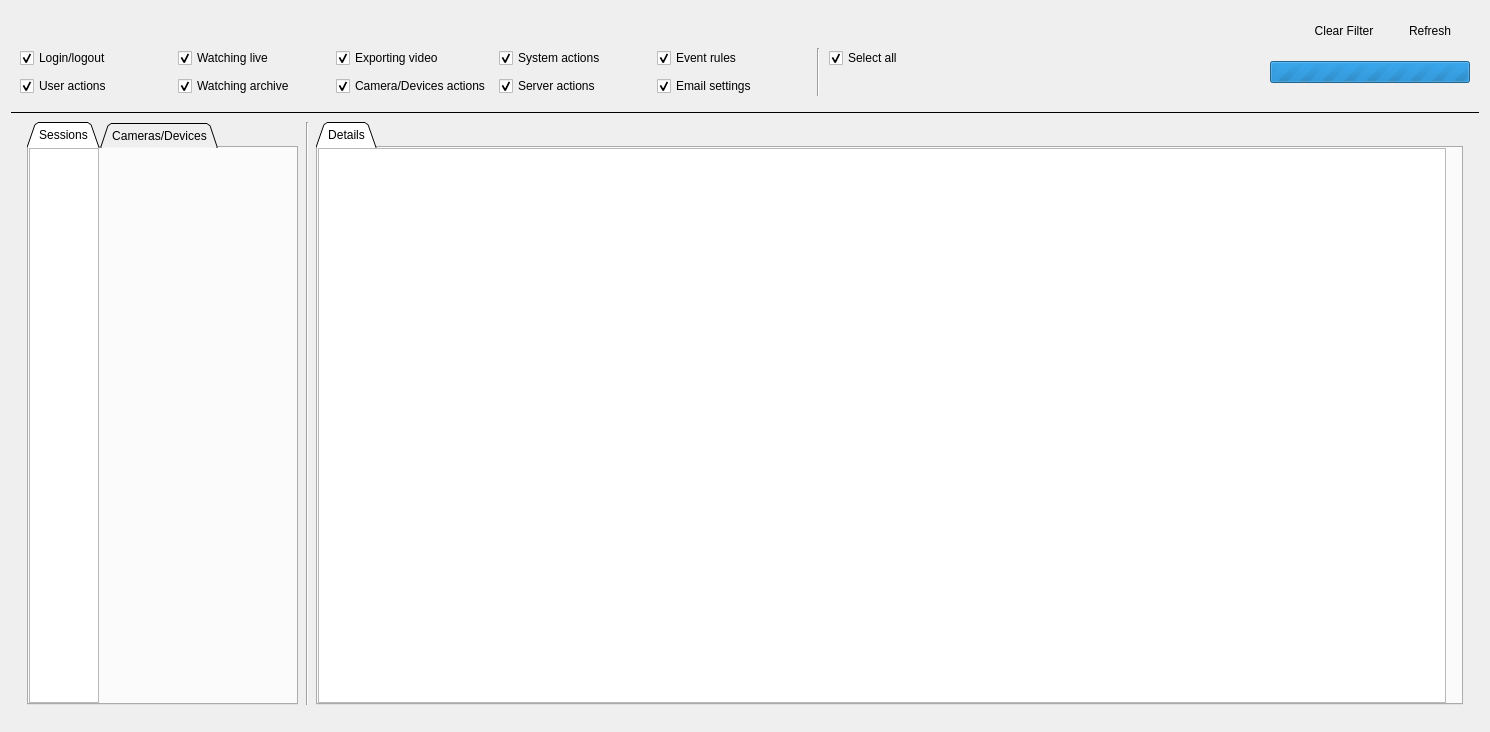
<?xml version="1.0" encoding="UTF-8"?>
<ui version="4.0">
 <class>AuditLogDialog</class>
 <widget class="QDialog" name="AuditLogDialog">
  <property name="geometry">
   <rect>
    <x>0</x>
    <y>0</y>
    <width>1490</width>
    <height>732</height>
   </rect>
  </property>
  <property name="minimumSize">
   <size>
    <width>1200</width>
    <height>0</height>
   </size>
  </property>
  <property name="windowTitle">
   <string>Audit Trail</string>
  </property>
  <layout class="QVBoxLayout" name="verticalLayout">
   <item>
    <widget class="QnPanel" name="panelWidget" native="true">
     <layout class="QGridLayout" name="gridLayout">
      <item row="0" column="0">
       <widget class="QnDateRangeWidget" name="dateRangeWidget" native="true"/>
      </item>
      <item row="0" column="1">
       <widget class="QnSearchLineEdit" name="filterLineEdit" native="true">
        <property name="sizePolicy">
         <sizepolicy hsizetype="Expanding" vsizetype="Preferred">
          <horstretch>0</horstretch>
          <verstretch>0</verstretch>
         </sizepolicy>
        </property>
       </widget>
      </item>
      <item row="0" column="2">
       <widget class="QPushButton" name="clearFilterButton">
        <property name="focusPolicy">
         <enum>Qt::TabFocus</enum>
        </property>
        <property name="text">
         <string>Clear Filter</string>
        </property>
        <property name="autoDefault">
         <bool>false</bool>
        </property>
        <property name="flat">
         <bool>true</bool>
        </property>
       </widget>
      </item>
      <item row="0" column="3">
       <widget class="QPushButton" name="refreshButton">
        <property name="focusPolicy">
         <enum>Qt::TabFocus</enum>
        </property>
        <property name="text">
         <string>Refresh</string>
        </property>
        <property name="autoDefault">
         <bool>false</bool>
        </property>
        <property name="flat">
         <bool>true</bool>
        </property>
       </widget>
      </item>
      <item row="1" column="0" colspan="4">
       <layout class="QHBoxLayout" name="horizontalLayout_3">
        <item>
         <layout class="QGridLayout" name="checkboxesLayout">
          <property name="spacing">
           <number>8</number>
          </property>
          <item row="1" column="0">
           <widget class="QCheckBox" name="checkBoxUsers">
            <property name="sizePolicy">
             <sizepolicy hsizetype="Minimum" vsizetype="Fixed">
              <horstretch>0</horstretch>
              <verstretch>0</verstretch>
             </sizepolicy>
            </property>
            <property name="minimumSize">
             <size>
              <width>150</width>
              <height>0</height>
             </size>
            </property>
            <property name="text">
             <string>User actions</string>
            </property>
            <property name="checked">
             <bool>true</bool>
            </property>
           </widget>
          </item>
          <item row="0" column="6">
           <widget class="QCheckBox" name="selectAllCheckBox">
            <property name="sizePolicy">
             <sizepolicy hsizetype="Minimum" vsizetype="Fixed">
              <horstretch>0</horstretch>
              <verstretch>0</verstretch>
             </sizepolicy>
            </property>
            <property name="text">
             <string>Select all</string>
            </property>
            <property name="checked">
             <bool>true</bool>
            </property>
           </widget>
          </item>
          <item row="1" column="3">
           <widget class="QCheckBox" name="checkBoxServers">
            <property name="sizePolicy">
             <sizepolicy hsizetype="Minimum" vsizetype="Fixed">
              <horstretch>0</horstretch>
              <verstretch>0</verstretch>
             </sizepolicy>
            </property>
            <property name="minimumSize">
             <size>
              <width>150</width>
              <height>0</height>
             </size>
            </property>
            <property name="text">
             <string>Server actions</string>
            </property>
            <property name="checked">
             <bool>true</bool>
            </property>
           </widget>
          </item>
          <item row="0" column="4">
           <widget class="QCheckBox" name="checkBoxBRules">
            <property name="sizePolicy">
             <sizepolicy hsizetype="Minimum" vsizetype="Fixed">
              <horstretch>0</horstretch>
              <verstretch>0</verstretch>
             </sizepolicy>
            </property>
            <property name="minimumSize">
             <size>
              <width>150</width>
              <height>0</height>
             </size>
            </property>
            <property name="text">
             <string>Event rules</string>
            </property>
            <property name="checked">
             <bool>true</bool>
            </property>
           </widget>
          </item>
          <item row="0" column="2">
           <widget class="QCheckBox" name="checkBoxExport">
            <property name="sizePolicy">
             <sizepolicy hsizetype="Minimum" vsizetype="Fixed">
              <horstretch>0</horstretch>
              <verstretch>0</verstretch>
             </sizepolicy>
            </property>
            <property name="minimumSize">
             <size>
              <width>150</width>
              <height>0</height>
             </size>
            </property>
            <property name="text">
             <string>Exporting video</string>
            </property>
            <property name="checked">
             <bool>true</bool>
            </property>
           </widget>
          </item>
          <item row="1" column="2">
           <widget class="QCheckBox" name="checkBoxCameras">
            <property name="sizePolicy">
             <sizepolicy hsizetype="Minimum" vsizetype="Fixed">
              <horstretch>0</horstretch>
              <verstretch>0</verstretch>
             </sizepolicy>
            </property>
            <property name="minimumSize">
             <size>
              <width>150</width>
              <height>0</height>
             </size>
            </property>
            <property name="text">
             <string notr="true">Camera/Devices actions</string>
            </property>
            <property name="checked">
             <bool>true</bool>
            </property>
           </widget>
          </item>
          <item row="0" column="3">
           <widget class="QCheckBox" name="checkBoxSystem">
            <property name="sizePolicy">
             <sizepolicy hsizetype="Minimum" vsizetype="Fixed">
              <horstretch>0</horstretch>
              <verstretch>0</verstretch>
             </sizepolicy>
            </property>
            <property name="minimumSize">
             <size>
              <width>150</width>
              <height>0</height>
             </size>
            </property>
            <property name="text">
             <string>System actions</string>
            </property>
            <property name="checked">
             <bool>true</bool>
            </property>
           </widget>
          </item>
          <item row="1" column="1">
           <widget class="QCheckBox" name="checkBoxArchive">
            <property name="sizePolicy">
             <sizepolicy hsizetype="Minimum" vsizetype="Fixed">
              <horstretch>0</horstretch>
              <verstretch>0</verstretch>
             </sizepolicy>
            </property>
            <property name="minimumSize">
             <size>
              <width>150</width>
              <height>0</height>
             </size>
            </property>
            <property name="text">
             <string>Watching archive</string>
            </property>
            <property name="checked">
             <bool>true</bool>
            </property>
           </widget>
          </item>
          <item row="0" column="1">
           <widget class="QCheckBox" name="checkBoxLive">
            <property name="sizePolicy">
             <sizepolicy hsizetype="Minimum" vsizetype="Fixed">
              <horstretch>0</horstretch>
              <verstretch>0</verstretch>
             </sizepolicy>
            </property>
            <property name="minimumSize">
             <size>
              <width>150</width>
              <height>0</height>
             </size>
            </property>
            <property name="text">
             <string>Watching live</string>
            </property>
            <property name="checked">
             <bool>true</bool>
            </property>
           </widget>
          </item>
          <item row="0" column="5" rowspan="2">
           <widget class="Line" name="verticalLine">
            <property name="minimumSize">
             <size>
              <width>6</width>
              <height>0</height>
             </size>
            </property>
            <property name="frameShadow">
             <enum>QFrame::Sunken</enum>
            </property>
            <property name="lineWidth">
             <number>1</number>
            </property>
            <property name="orientation">
             <enum>Qt::Vertical</enum>
            </property>
           </widget>
          </item>
          <item row="0" column="0">
           <widget class="QCheckBox" name="checkBoxLogin">
            <property name="sizePolicy">
             <sizepolicy hsizetype="Minimum" vsizetype="Fixed">
              <horstretch>0</horstretch>
              <verstretch>0</verstretch>
             </sizepolicy>
            </property>
            <property name="minimumSize">
             <size>
              <width>150</width>
              <height>0</height>
             </size>
            </property>
            <property name="text">
             <string>Login/logout</string>
            </property>
            <property name="checked">
             <bool>true</bool>
            </property>
           </widget>
          </item>
          <item row="1" column="4">
           <widget class="QCheckBox" name="checkBoxEmail">
            <property name="sizePolicy">
             <sizepolicy hsizetype="Minimum" vsizetype="Fixed">
              <horstretch>0</horstretch>
              <verstretch>0</verstretch>
             </sizepolicy>
            </property>
            <property name="minimumSize">
             <size>
              <width>150</width>
              <height>0</height>
             </size>
            </property>
            <property name="text">
             <string>Email settings</string>
            </property>
            <property name="checked">
             <bool>true</bool>
            </property>
           </widget>
          </item>
         </layout>
        </item>
        <item>
         <spacer name="horizontalSpacer">
          <property name="orientation">
           <enum>Qt::Horizontal</enum>
          </property>
          <property name="sizeHint" stdset="0">
           <size>
            <width>40</width>
            <height>20</height>
           </size>
          </property>
         </spacer>
        </item>
        <item>
         <widget class="QProgressBar" name="loadingProgressBar">
          <property name="sizePolicy">
           <sizepolicy hsizetype="Fixed" vsizetype="Fixed">
            <horstretch>0</horstretch>
            <verstretch>0</verstretch>
           </sizepolicy>
          </property>
          <property name="minimumSize">
           <size>
            <width>200</width>
            <height>0</height>
           </size>
          </property>
          <property name="maximum">
           <number>0</number>
          </property>
          <property name="value">
           <number>-1</number>
          </property>
         </widget>
        </item>
       </layout>
      </item>
     </layout>
    </widget>
   </item>
   <item>
    <widget class="Line" name="line">
     <property name="frameShadow">
      <enum>QFrame::Plain</enum>
     </property>
     <property name="orientation">
      <enum>Qt::Horizontal</enum>
     </property>
    </widget>
   </item>
   <item>
    <widget class="QStackedWidget" name="stackedWidget">
     <property name="sizePolicy">
      <sizepolicy hsizetype="Preferred" vsizetype="Preferred">
       <horstretch>0</horstretch>
       <verstretch>0</verstretch>
      </sizepolicy>
     </property>
     <property name="currentIndex">
      <number>0</number>
     </property>
     <widget class="QWidget" name="gridPage">
      <layout class="QHBoxLayout" name="horizontalLayout_2" stretch="0,0,0">
       <property name="leftMargin">
        <number>16</number>
       </property>
       <property name="topMargin">
        <number>2</number>
       </property>
       <property name="rightMargin">
        <number>16</number>
       </property>
       <property name="bottomMargin">
        <number>16</number>
       </property>
       <item>
        <widget class="QTabWidget" name="mainTabWidget">
         <property name="sizePolicy">
          <sizepolicy hsizetype="Fixed" vsizetype="Expanding">
           <horstretch>0</horstretch>
           <verstretch>0</verstretch>
          </sizepolicy>
         </property>
         <property name="tabShape">
          <enum>QTabWidget::Triangular</enum>
         </property>
         <property name="currentIndex">
          <number>0</number>
         </property>
         <widget class="QWidget" name="sessionsTab">
          <property name="sizePolicy">
           <sizepolicy hsizetype="Preferred" vsizetype="Preferred">
            <horstretch>0</horstretch>
            <verstretch>0</verstretch>
           </sizepolicy>
          </property>
          <attribute name="title">
           <string>Sessions</string>
          </attribute>
          <layout class="QVBoxLayout" name="sessionsTabLayout">
           <property name="spacing">
            <number>0</number>
           </property>
           <property name="leftMargin">
            <number>0</number>
           </property>
           <property name="topMargin">
            <number>0</number>
           </property>
           <property name="rightMargin">
            <number>11</number>
           </property>
           <property name="bottomMargin">
            <number>0</number>
           </property>
           <item>
            <widget class="QnCheckableTableView" name="gridMaster">
             <property name="sizePolicy">
              <sizepolicy hsizetype="Fixed" vsizetype="Expanding">
               <horstretch>0</horstretch>
               <verstretch>0</verstretch>
              </sizepolicy>
             </property>
             <property name="mouseTracking">
              <bool>true</bool>
             </property>
             <property name="contextMenuPolicy">
              <enum>Qt::CustomContextMenu</enum>
             </property>
             <property name="verticalScrollBarPolicy">
              <enum>Qt::ScrollBarAsNeeded</enum>
             </property>
             <property name="horizontalScrollBarPolicy">
              <enum>Qt::ScrollBarAlwaysOff</enum>
             </property>
             <property name="sizeAdjustPolicy">
              <enum>QAbstractScrollArea::AdjustToContents</enum>
             </property>
             <property name="alternatingRowColors">
              <bool>true</bool>
             </property>
             <property name="selectionBehavior">
              <enum>QAbstractItemView::SelectRows</enum>
             </property>
             <property name="showGrid">
              <bool>false</bool>
             </property>
             <property name="sortingEnabled">
              <bool>true</bool>
             </property>
             <attribute name="verticalHeaderVisible">
              <bool>false</bool>
             </attribute>
            </widget>
           </item>
          </layout>
         </widget>
         <widget class="QWidget" name="camerasTab">
          <property name="sizePolicy">
           <sizepolicy hsizetype="Preferred" vsizetype="Preferred">
            <horstretch>0</horstretch>
            <verstretch>0</verstretch>
           </sizepolicy>
          </property>
          <attribute name="title">
           <string notr="true">Cameras/Devices</string>
          </attribute>
          <layout class="QVBoxLayout" name="camerasTabLayout">
           <property name="spacing">
            <number>0</number>
           </property>
           <property name="sizeConstraint">
            <enum>QLayout::SetDefaultConstraint</enum>
           </property>
           <property name="leftMargin">
            <number>0</number>
           </property>
           <property name="topMargin">
            <number>0</number>
           </property>
           <property name="rightMargin">
            <number>11</number>
           </property>
           <property name="bottomMargin">
            <number>0</number>
           </property>
           <item>
            <widget class="QnCheckableTableView" name="gridCameras">
             <property name="sizePolicy">
              <sizepolicy hsizetype="Minimum" vsizetype="Expanding">
               <horstretch>0</horstretch>
               <verstretch>0</verstretch>
              </sizepolicy>
             </property>
             <property name="mouseTracking">
              <bool>true</bool>
             </property>
             <property name="contextMenuPolicy">
              <enum>Qt::CustomContextMenu</enum>
             </property>
             <property name="verticalScrollBarPolicy">
              <enum>Qt::ScrollBarAsNeeded</enum>
             </property>
             <property name="horizontalScrollBarPolicy">
              <enum>Qt::ScrollBarAlwaysOff</enum>
             </property>
             <property name="editTriggers">
              <set>QAbstractItemView::NoEditTriggers</set>
             </property>
             <property name="tabKeyNavigation">
              <bool>true</bool>
             </property>
             <property name="showDropIndicator" stdset="0">
              <bool>true</bool>
             </property>
             <property name="alternatingRowColors">
              <bool>true</bool>
             </property>
             <property name="selectionBehavior">
              <enum>QAbstractItemView::SelectRows</enum>
             </property>
             <property name="showGrid">
              <bool>false</bool>
             </property>
             <property name="sortingEnabled">
              <bool>true</bool>
             </property>
             <attribute name="horizontalHeaderDefaultSectionSize">
              <number>100</number>
             </attribute>
             <attribute name="horizontalHeaderStretchLastSection">
              <bool>true</bool>
             </attribute>
             <attribute name="verticalHeaderVisible">
              <bool>false</bool>
             </attribute>
             <attribute name="verticalHeaderShowSortIndicator" stdset="0">
              <bool>false</bool>
             </attribute>
            </widget>
           </item>
          </layout>
         </widget>
        </widget>
       </item>
       <item>
        <widget class="Line" name="verticalLine_2">
         <property name="minimumSize">
          <size>
           <width>6</width>
           <height>0</height>
          </size>
         </property>
         <property name="frameShadow">
          <enum>QFrame::Sunken</enum>
         </property>
         <property name="lineWidth">
          <number>1</number>
         </property>
         <property name="orientation">
          <enum>Qt::Vertical</enum>
         </property>
        </widget>
       </item>
       <item>
        <widget class="QTabWidget" name="detailsTabWidget">
         <property name="sizePolicy">
          <sizepolicy hsizetype="Preferred" vsizetype="Expanding">
           <horstretch>0</horstretch>
           <verstretch>0</verstretch>
          </sizepolicy>
         </property>
         <property name="tabShape">
          <enum>QTabWidget::Triangular</enum>
         </property>
         <property name="currentIndex">
          <number>0</number>
         </property>
         <widget class="QWidget" name="detailsTab">
          <attribute name="title">
           <string>Details</string>
          </attribute>
          <layout class="QVBoxLayout" name="detailsTabLayout">
           <property name="spacing">
            <number>0</number>
           </property>
           <property name="leftMargin">
            <number>0</number>
           </property>
           <property name="topMargin">
            <number>0</number>
           </property>
           <property name="rightMargin">
            <number>15</number>
           </property>
           <property name="bottomMargin">
            <number>0</number>
           </property>
           <item>
            <widget class="QnTableView" name="gridDetails">
             <property name="sizePolicy">
              <sizepolicy hsizetype="Minimum" vsizetype="Expanding">
               <horstretch>0</horstretch>
               <verstretch>0</verstretch>
              </sizepolicy>
             </property>
             <property name="contextMenuPolicy">
              <enum>Qt::CustomContextMenu</enum>
             </property>
             <property name="horizontalScrollBarPolicy">
              <enum>Qt::ScrollBarAlwaysOff</enum>
             </property>
             <property name="selectionBehavior">
              <enum>QAbstractItemView::SelectRows</enum>
             </property>
             <property name="showGrid">
              <bool>false</bool>
             </property>
             <attribute name="verticalHeaderVisible">
              <bool>false</bool>
             </attribute>
            </widget>
           </item>
          </layout>
         </widget>
        </widget>
       </item>
      </layout>
     </widget>
     <widget class="QWidget" name="warnPage">
      <layout class="QVBoxLayout" name="verticalLayout_2">
       <property name="leftMargin">
        <number>16</number>
       </property>
       <property name="topMargin">
        <number>16</number>
       </property>
       <property name="rightMargin">
        <number>16</number>
       </property>
       <property name="bottomMargin">
        <number>16</number>
       </property>
       <item>
        <widget class="QLabel" name="warningLabel">
         <property name="text">
          <string>All Servers are offline. Audit data is not available.</string>
         </property>
         <property name="alignment">
          <set>Qt::AlignCenter</set>
         </property>
        </widget>
       </item>
      </layout>
     </widget>
    </widget>
   </item>
  </layout>
 </widget>
 <customwidgets>
  <customwidget>
   <class>QnTableView</class>
   <extends>QTableView</extends>
   <header location="global">ui/widgets/common/table_view.h</header>
  </customwidget>
  <customwidget>
   <class>QnSearchLineEdit</class>
   <extends>QWidget</extends>
   <header location="global">ui/widgets/common/search_line_edit.h</header>
   <container>1</container>
  </customwidget>
  <customwidget>
   <class>QnPanel</class>
   <extends>QWidget</extends>
   <header location="global">ui/widgets/common/panel.h</header>
   <container>1</container>
  </customwidget>
  <customwidget>
   <class>QnDateRangeWidget</class>
   <extends>QWidget</extends>
   <header location="global">ui/widgets/common/date_range_widget.h</header>
   <container>1</container>
  </customwidget>
  <customwidget>
   <class>QnCheckableTableView</class>
   <extends>QTableView</extends>
   <header location="global">ui/widgets/common/checkable_table_view.h</header>
  </customwidget>
 </customwidgets>
 <tabstops>
  <tabstop>checkBoxLogin</tabstop>
  <tabstop>checkBoxLive</tabstop>
  <tabstop>checkBoxExport</tabstop>
  <tabstop>checkBoxSystem</tabstop>
  <tabstop>checkBoxBRules</tabstop>
  <tabstop>selectAllCheckBox</tabstop>
  <tabstop>checkBoxUsers</tabstop>
  <tabstop>checkBoxArchive</tabstop>
  <tabstop>checkBoxCameras</tabstop>
  <tabstop>checkBoxServers</tabstop>
  <tabstop>checkBoxEmail</tabstop>
  <tabstop>mainTabWidget</tabstop>
  <tabstop>gridMaster</tabstop>
  <tabstop>detailsTabWidget</tabstop>
  <tabstop>gridDetails</tabstop>
  <tabstop>gridCameras</tabstop>
 </tabstops>
 <resources/>
 <connections/>
</ui>
